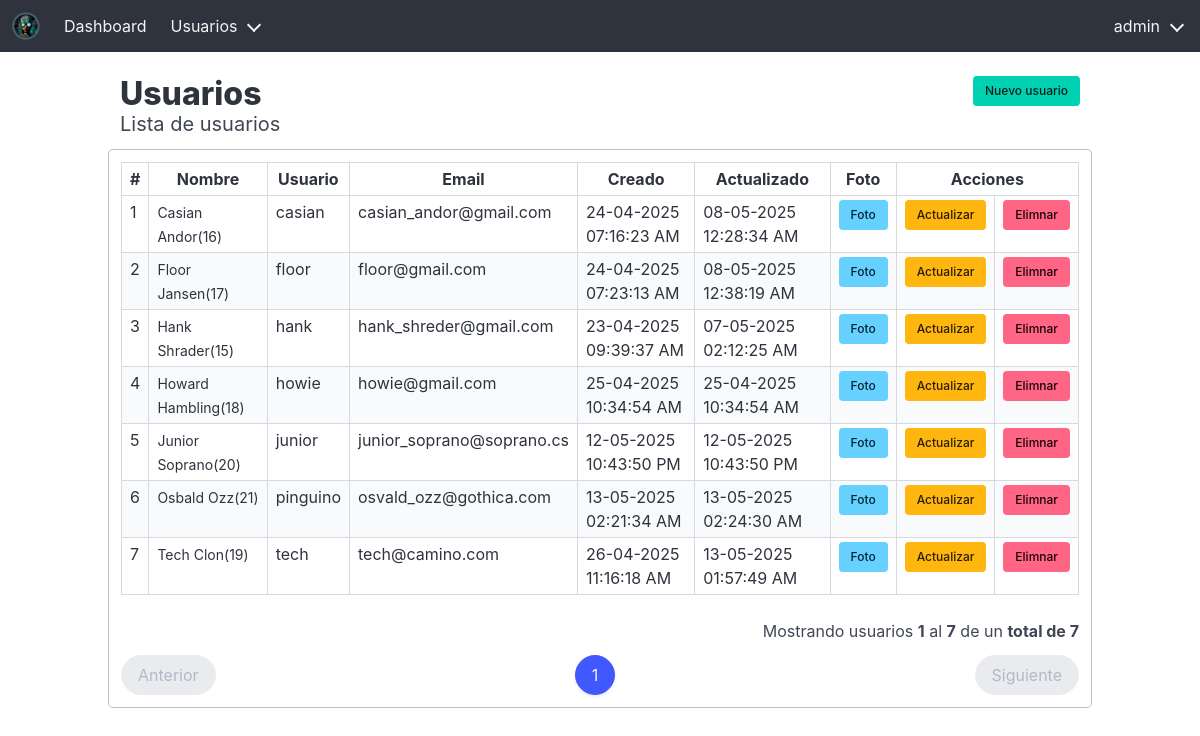
The page /userList/ (signed in) on the database its author committed.
### tables this page shows
CREATE TABLE `usuarios` (
  `usuario_id` int(10) NOT NULL,
  `usuario_nombre` varchar(70) NOT NULL,
  `usuario_apellido` varchar(70) NOT NULL,
  `usuario_email` varchar(100) NOT NULL,
  `usuario_usuario` varchar(30) NOT NULL,
  `usuario_clave` varchar(200) NOT NULL,
  `usuario_foto` varchar(535) NOT NULL,
  `usuario_creado` timestamp NOT NULL DEFAULT current_timestamp(),
  `usuario_actualizado` timestamp NOT NULL DEFAULT current_timestamp()
);

### autoload.php (called while the page is built, shortened)
<?php
spl_autoload_register( function($clase){
    $archivo = __DIR__ . "/" . $clase . ".php";
    $archivo = str_replace( "\\", "/",$archivo);
});

### app/Models/ViewsModel.php (called while the page is built, shortened)
<?php
class ViewsModel {
    protected function obtenerVistasModelo($vista){
        $lista_blanca = ['dashboard','userNew','userList','userSearch','userUpdate','userPhoto','logOut'];
        if( in_array( $vista, $lista_blanca ) ){
            if( is_file( './app/views/content/' . $vista . '-view.php' ) ){
                $contenido = './app/views/content/' . $vista . '-view.php';
            }else{
                $contenido = '404';
            }
        }elseif( $vista == 'login' || $vista == 'index' ){
            $contenido = 'login';
        }else{
            $contenido = '404';
        }
        return $contenido;
    }
}

### app/Controllers/ViewsControllers.php (called while the page is built, shortened)
<?php
class ViewsControllers extends ViewsModel {
    public function obtenerVistasControlador($vista){
        if( $vista !== '' ){
            $respuesta = $this->obtenerVistasModelo($vista);
        }else{
            $respuesta = 'login';
        }
        return $respuesta;
    }
}

### app/Controllers/UserController.php (the view, shortened to what this page needs)
<?php
class UserController extends MainModel
{
    public function listar_usuarios_controlador($pagina, $numero_registros, $url, $busqueda)
    {
        $pagina = $this->limpiar_cadena($pagina);
        $numero_registros = $this->limpiar_cadena($numero_registros);
        $url = $this->limpiar_cadena($url);
        $url = APP_URL . $url . '/';
        $busqueda = $this->limpiar_cadena($busqueda);
        $tabla = '';
        $pagina = (isset($pagina) && $pagina > 0) ? (int) $pagina : 1;
        $inicio = ($pagina > 0) ? (($pagina * $numero_registros) - $numero_registros) : 0;
        if (isset($busqueda) && $busqueda != '') {
            $consulta_datos = "SELECT * FROM usuarios
                               WHERE (
                                        (usuario_id != '" . $_SESSION['id'] . "' AND usuario_id != '1')
                                         AND
                                        ( usuario_nombre LIKE '%$busqueda%' OR
                                          usuario_apellido LIKE '%$busqueda%' OR
                                          usuario_email LIKE '%$busqueda%' OR
                                          usuario_usuario LIKE '%$busqueda%')
                                     )
                               ORDER BY usuario_nombre ASC
                               LIMIT " . $inicio . "," . $numero_registros . ";";
            $consulta_total = "SELECT COUNT(usuario_id) FROM usuarios
                               WHERE (
                                        (usuario_id != '" . $_SESSION['id'] . "' AND usuario_id != '1')
                                         AND
                                        ( usuario_nombre LIKE '%$busqueda%' OR
                                          usuario_apellido LIKE '%$busqueda%' OR
                                          usuario_email LIKE '%$busqueda%' OR
                                          usuario_usuario LIKE '%$busqueda%'      )
                                     )";
        } else {
            $consulta_datos = "SELECT * FROM usuarios
                               WHERE usuario_id != '" . $_SESSION['id'] . "'
                               AND usuario_id != '1'
                               ORDER BY usuario_nombre ASC
                               LIMIT " . $inicio . "," . $numero_registros . ";";
            $consulta_total = "SELECT COUNT(usuario_id) FROM usuarios
                               WHERE usuario_id != '" . $_SESSION['id'] . "'
                               AND usuario_id != '1';";
        }
        $datos = $this->ejecutar_consulta($consulta_datos);
        $datos = $datos->fetchAll();
        $total = $this->ejecutar_consulta($consulta_total);
        $total = (int) $total->fetchColumn();
        $numero_paginas = ceil($total / $numero_registros);
        $tabla .= '<div class="table-container">
                    <table class="table is-bordered is-striped is-narrow is-hoverable is-fullwidth">
                        <thead>
                            <tr>
                                <th class="has-text-centered">#</th>
                                <th class="has-text-centered">Nombre</th>
                                <th class="has-text-centered">Usuario</th>
                                <th class="has-text-centered">Email</th>
                                <th class="has-text-centered">Creado</th>
                                <th class="has-text-centered">Actualizado</th>
                                <th class="has-text-centered">Foto</th>
                                <th class="has-text-centered" colspan="3">Acciones</th>
                            </tr>
                        </thead>
                        <tbody>';
        if ($total >= 1 && $pagina <= $numero_paginas) {
            $contador = $inicio + 1;
            $pagina_inicio = $inicio + 1;
            foreach ($datos as $dato) {
                $tabla .= '
                                    <tr class="has-text-start">
                                        <td>' . $contador . '</td>
                                        <td><small>' . $dato['usuario_nombre'] . ' ' . $dato['usuario_apellido'] . '(' . $dato['usuario_id'] .  ')</small></td>
                                        <td>' . $dato['usuario_usuario'] . '</td>
                                        <td>' . $dato['usuario_email'] . ' </td>
                                        <td>' . date("d-m-Y h:i:s A", strtotime($dato['usuario_creado']))  . '</td>
                                        <td>' . date("d-m-Y h:i:s A", strtotime($dato['usuario_actualizado']))  . '</td>
                                        <td>
                                            <a href="' . APP_URL . 'userPhoto/' . $dato['usuario_id'] . '/" class="button is-info  is-small">Foto</a>
                                        </td>
                                        <td>
                                            <a href="' . APP_URL . 'userUpdate/' . $dato['usuario_id'] . '/" class="button is-warning  is-small">Actualizar</a>
                                        </td>
                                        <td>
                                            <form action="' . APP_URL . 'app/ajax/usuario_ajax.php" class="FormularioAjax" method="POST" autocomplete="off" >
                                                <input type="hidden" name="modulo_usuario" value="eliminar">
                                                <input type="hidden" name="usuario_id" value="' .  $dato['usuario_id'] . '">
                                                <button type="submit" class="button is-danger is-small">Elimnar</button>
                                            </form>
                                        </td>
                                    </tr>
                                ';
                $contador++;
            }
            $pagina_final = $contador - 1;
        }
        $tabla .= '     </tbody>
                    </table>
                  </div>';
        if ($total >= 1 && $pagina <= $numero_paginas) {
            $tabla .= '
                        <p class="has-text-right mb-3">
                            Mostrando usuarios <b>' . $pagina_inicio . '</b> al <b>' . $pagina_final . '</b> de un <b>total de ' . $total . '</b>
                        </p>
                      ';
            $tabla .= $this->paginador_tablas($pagina, $numero_paginas, $url, 7);
        }
        return $tabla;
    }
}

### index.php (shortened to what this page needs)
<?php
require_once('./autoload.php');
if( isset($_GET['views']) ){
    $url = explode("/", $_GET['views']);
}else{
    $url = ["login"];
}
?>
<!DOCTYPE html>
<html lang="es">
<head>
  <?php include_once('./app/views/inc/head.php'); ?>
</head>
<body>
<?php
$ViewController = new ViewsControllers();
$vista = $ViewController->obtenerVistasControlador($url[0] );
if($vista == 'login' || $vista == '404'){
  require_once('./app/views/content/' . $vista . '-view.php');
}else{
    require_once( './app/views/inc/navbar.php' );
    require_once($vista);
}
?>
</body>
</html>

### app/views/inc/head.php (shortened to what this page needs)
<link rel="stylesheet" href="<?= APP_URL; ?>/app/views/css/bulma1.min.css">
<link rel="stylesheet" href="<?= APP_URL; ?>/app/views/css/style.css" id="estilo">
<link rel="stylesheet" href="<?= APP_URL; ?>/app/views/css/sweetalert2.min.css">

### app/views/inc/navbar.php (shortened to what this page needs)
<?php
$selected = str_replace('/','',$_GET['views']);;
?>
<nav class="navbar is-dark nav-sticky">
  <div class="navbar-brand">
    <a class="navbar-item" href="<?= APP_URL;?>dashboard/">
      <img src="<?= APP_URL;?>/app/views/img/logo.png" alt="bulma" width="28" height="28">
    </a>
  </div>
  <div id="navbarBasicExample" class="navbar-menu ">
    <div class="navbar-start">
      <a href="<?= APP_URL;?>dashboard/" class="navbar-item <?= ($selected == 'dashboard')?'is-selected' : ''; ?>">
        Dashboard
      </a>
      <div class="navbar-item has-dropdown is-hoverable">
        <a class="navbar-link btnSubMenu" data-target="subMenu">
          Usuarios
        </a>
      </div>
    </div>
    <div class="navbar-end">
      <div class="navbar-item has-dropdown is-hoverable">
        <a class="navbar-link" id="btnSubMenu2"> <?= $_SESSION['usuario']?></a>
      </div>
    </div>
  </div>
</nav>

### app/views/content/userList-view.php (shortened to what this page needs)
<div class="container-fluid">
    <div class="container  my-5">
        <div class="columns">
            <div class="column is-12">
                <div class="is-flex is-justify-content-space-between">
                    <div>
                        <h1 class="title">Usuarios</h1>
                        <h1 class="subtitle">Lista de usuarios</h1>
                    </div>
                <div>
                    <a href="<?= APP_URL;?>userNew/" type="button" class="button is-primary is-small">Nuevo usuario</a>
                </div>
                </div>
            </div>
        </div>
        <div class="columns">
            <div class="column is-12" style="border: 1px solid #7777; border-radius:5px;">
                <div class="container ">
                    <?php
                        $UserController = new UserController();
                       echo  $UserController->listar_usuarios_controlador($url[1],10,$url[0],'');
                    ?>
                </div>
            </div>
        </div>
    </div>
</div>

### app/Models/MainModel.php (shortened to what this page needs)
<?php
class MainModel {
    private $server = DB_SERVER;
    private $database = DB_NAME;
    private $user = DB_USER;
    private $pass = DB_PASS;
    protected function conectar(){
        $conexion = new PDO("mysql:host=".$this->server . ";dbname=". $this->database , $this->user , $this->pass);
        $conexion->exec('SET CHARACTER SET utf8');
        return $conexion;
    }
    protected function ejecutar_consulta( $sql ){
        $query = $this->conectar()->prepare($sql);
        $query->execute();
        return $query;
    }
    public function limpiar_cadena( $cadena ){
        $palabras = [ '<script>',
                      '</script>',
                      '<script src>',
                      '<script type=>',
                      'SELECT * FROM',
                      'DELETE FROM',
                      'INSERT INTO',
                      'DROP TABLE',
                      'DROP DATABASE',
                      'TRUNCATE TABLE',
                      'SHOW TABLE',
                      'SHOW DATABASE',
                      '<?php',
                      '?>',
                      '--','<','>','[',']','^','','==','===',';','::'];
            $cadena = trim($cadena);
            $cadena = stripslashes($cadena);
            $cadena = trim($cadena);
            $cadena = stripslashes($cadena);
            return $cadena;
    }
    protected function paginador_tablas($pagina, $numeroPaginas, $url, $numeroBotones ){
         $tabla = '<nav class="pagination is-centered is-rounded" role="navigation" aria-label="pagination" >';
         if($pagina <= 1){
            $tabla .= ' <a class="pagination-previous is-disabled" disabled >Anterior</a>';
            $tabla .= ' <ul class="pagination-list">';
         }
         $contador= 0;
         for($i = $pagina; $i <= $numeroPaginas; $i++ ){
                if( $pagina == $i ){
                    $tabla .= '<li>';
                    $tabla .= '<a class="pagination-link is-current" href="' . $url . $i . '/" >' . $i . '</a>';
                    $tabla .= '</li>';
                }else{
                    $tabla .= '<li>';
                    $tabla .= '<a class="pagination-link" href="' . $url . $i . '/" >' . $i . '</a>';
                    $tabla .= '</li>';
                }
         }
         if($pagina == $numeroPaginas){
            $tabla .= '</ul>';
            $tabla .= '<a class="pagination-next is-disabled" disabled>Siguiente</a>';
         }
         $tabla .= '</nav>';
         return $tabla;
    }
}

### app/views/css/style.css (style rules this page uses)
body,html { height: 100%; width: 100%; }
.nav-sticky { position: sticky; top:0; z-index: 100; }

### rows shown on the page
usuarios: usuario_nombre "Casian", usuario_apellido "Andor", usuario_id "16", usuario_usuario "casian", usuario_email "casian_andor@gmail.com", usuario_creado "24-04-2025 07:16:23 AM", usuario_actualizado "08-05-2025 12:28:34 AM"
usuarios: usuario_nombre "Floor", usuario_apellido "Jansen", usuario_id "17", usuario_usuario "floor", usuario_email "floor@gmail.com", usuario_creado "24-04-2025 07:23:13 AM", usuario_actualizado "08-05-2025 12:38:19 AM"
usuarios: usuario_nombre "Hank", usuario_apellido "Shrader", usuario_id "15", usuario_usuario "hank", usuario_email "hank_shreder@gmail.com", usuario_creado "23-04-2025 09:39:37 AM", usuario_actualizado "07-05-2025 02:12:25 AM"
usuarios: usuario_nombre "Howard", usuario_apellido "Hambling", usuario_id "18", usuario_usuario "howie", usuario_email "howie@gmail.com", usuario_creado "25-04-2025 10:34:54 AM", usuario_actualizado "25-04-2025 10:34:54 AM"
usuarios: usuario_nombre "Junior", usuario_apellido "Soprano", usuario_id "20", usuario_usuario "junior", usuario_email "junior_soprano@soprano.cs", usuario_creado "12-05-2025 10:43:50 PM", usuario_actualizado "12-05-2025 10:43:50 PM"
usuarios: usuario_nombre "Osbald", usuario_apellido "Ozz", usuario_id "21", usuario_usuario "pinguino", usuario_email "osvald_ozz@gothica.com", usuario_creado "13-05-2025 02:21:34 AM", usuario_actualizado "13-05-2025 02:24:30 AM"
usuarios: usuario_nombre "Tech", usuario_apellido "Clon", usuario_id "19", usuario_usuario "tech", usuario_email "tech@camino.com", usuario_creado "26-04-2025 11:16:18 AM", usuario_actualizado "13-05-2025 01:57:49 AM"

### other values the page prints
$_SESSION['usuario'] "admin"
$pagina_inicio "1"
$pagina_final "7"
$total "7"
